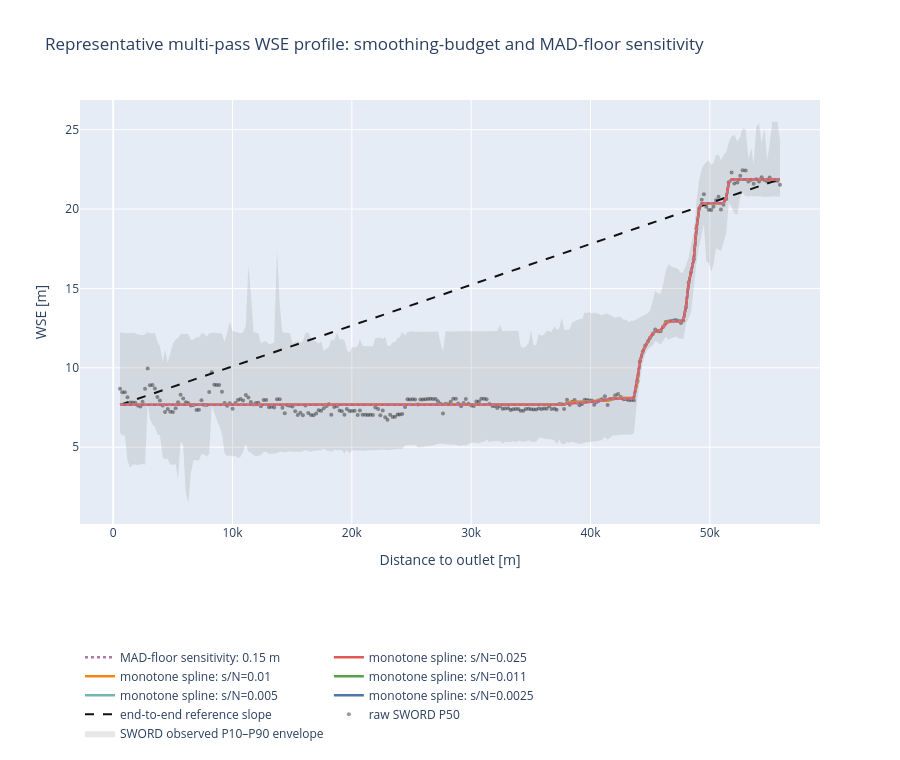

Here is the notebook cell this chart was saved with:
### Markdown cell above
### 3.4 Smoothing, uncertainty-floor, and CV sensitivity

`N` is fixed: it is the number of retained profile anchors. The tunable quantity is the
dimensionless multiplier `m = s / N`. Smaller `m` holds the spline closer to P50; larger
`m` permits more smoothing. The MAD-floor audit is deliberately shown before interpreting
any floor sensitivity: a floor below every valid MAD has no effect at all.

### Code cell
# These values span the active part of the smoothing path for Example 45.
SMOOTHING_BUDGET_MULTIPLIERS = (0.0025, 0.0050,0.011, 0.0100, 0.0250, )
MAD_FLOOR_SENSITIVITY_M = (0.05, 0.15, 0.50)

raw_mad = pd.to_numeric(profile_table['wse_obs_mad'], errors='coerce').to_numpy(float)
valid_mad = np.isfinite(raw_mad) & (raw_mad > 0)
if not valid_mad.any():
    raise RuntimeError('No positive SWORD WSE-MAD values are available for the floor audit.')
mad_floor_audit = pd.DataFrame([
    {
        'mad_floor_m': floor_m,
        'n_profile_anchors': len(raw_mad),
        'n_below_floor': int(np.sum(valid_mad & (raw_mad < floor_m))),
        'fraction_below_floor': float(np.mean(valid_mad & (raw_mad < floor_m))),
        'minimum_observed_mad_m': float(np.nanmin(raw_mad[valid_mad])),
        'median_observed_mad_m': float(np.nanmedian(raw_mad[valid_mad])),
    }
    for floor_m in MAD_FLOOR_SENSITIVITY_M
])
print('MAD-floor audit: a zero count means that floor cannot affect any current profile weight.')
display(mad_floor_audit)

def fitted_smoothed_monotone_profile(mad_floor_m, smoothing_budget_multiplier):
    weights, _ = clipped_profile_weights(profile_table, mad_floor_m=mad_floor_m)
    fitted_spline = UnivariateSpline(
        candidate_q, candidate_y, w=weights,
        s=len(candidate_y) * smoothing_budget_multiplier,
    )
    spline_values = fitted_spline(candidate_q)
    return weighted_pava_increasing(spline_values, weights), float(fitted_spline.get_residual())

smoothing_sensitivity_profiles = {}
smoothing_sensitivity_records = []
for multiplier in SMOOTHING_BUDGET_MULTIPLIERS:
    label = f's/N={multiplier:g}; MAD floor={PROFILE_MAD_FLOOR_M:g} m'
    fitted, spline_residual = fitted_smoothed_monotone_profile(PROFILE_MAD_FLOOR_M, multiplier)
    smoothing_sensitivity_profiles[label] = fitted
    audit = profile_fit_audit(label, fitted)
    requested_budget = len(candidate_y) * multiplier
    audit.update({
        'smoothing_budget_s_over_N': multiplier, 'mad_floor_m': PROFILE_MAD_FLOOR_M,
        'requested_weighted_residual_budget': requested_budget, 'achieved_spline_weighted_residual': spline_residual,
        'spline_saturated_at_maximum_smoothing': bool(spline_residual < 0.999 * requested_budget),
    })
    smoothing_sensitivity_records.append(audit)

# Only show alternative MAD-floor curves when at least one retained node is affected.
for floor_m in MAD_FLOOR_SENSITIVITY_M:
    affected = int(mad_floor_audit.loc[mad_floor_audit['mad_floor_m'].eq(floor_m), 'n_below_floor'].iloc[0])
    if np.isclose(floor_m, PROFILE_MAD_FLOOR_M) or affected == 0:
        continue
    label = f's/N=0.025; MAD floor={floor_m:g} m'
    fitted, spline_residual = fitted_smoothed_monotone_profile(floor_m, 0.025)
    smoothing_sensitivity_profiles[label] = fitted
    audit = profile_fit_audit(label, fitted)
    requested_budget = len(candidate_y) * 0.025
    audit.update({
        'smoothing_budget_s_over_N': 0.025, 'mad_floor_m': floor_m,
        'requested_weighted_residual_budget': requested_budget, 'achieved_spline_weighted_residual': spline_residual,
        'spline_saturated_at_maximum_smoothing': bool(spline_residual < 0.999 * requested_budget),
    })
    smoothing_sensitivity_records.append(audit)

smoothing_sensitivity_audit = pd.DataFrame(smoothing_sensitivity_records)
display(smoothing_sensitivity_audit.sort_values(['mad_floor_m', 'smoothing_budget_s_over_N']))

sensitivity_fig = go.Figure()
if {'wse_obs_p10', 'wse_obs_p90'}.issubset(profile_table.columns):
    sensitivity_fig.add_scatter(x=candidate_x, y=profile_table['wse_obs_p10'], mode='lines', line={'width': 0}, showlegend=False, hoverinfo='skip')
    sensitivity_fig.add_scatter(
        x=candidate_x, y=profile_table['wse_obs_p90'], mode='lines', line={'width': 0},
        fill='tonexty', fillcolor='rgba(120, 120, 120, 0.18)', name='SWORD observed P10–P90 envelope',
    )
sensitivity_fig.add_scatter(x=candidate_x, y=candidate_y, mode='markers', marker={'size': 4, 'color': 'rgba(30, 30, 30, 0.45)'}, name='raw SWORD P50')
sensitivity_fig.add_scatter(x=candidate_x, y=candidate_profile_table['network_end_to_end_reference'], mode='lines', line={'color': '#111111', 'dash': 'dash', 'width': 2}, name='end-to-end reference slope')
palette = ['#4C78A8', '#72B7B2', '#54A24B', '#F58518', '#E45756']
for index, multiplier in enumerate(SMOOTHING_BUDGET_MULTIPLIERS):
    label = f's/N={multiplier:g}; MAD floor={PROFILE_MAD_FLOOR_M:g} m'
    sensitivity_fig.add_scatter(
        x=candidate_x, y=smoothing_sensitivity_profiles[label], mode='lines',
        line={'color': palette[index], 'width': 2.4}, name=f'monotone spline: s/N={multiplier:g}',
    )
for label, fitted in smoothing_sensitivity_profiles.items():
    if not label.startswith('s/N=0.025;'):
        continue
    floor_m = float(label.split('MAD floor=')[1].split(' m')[0])
    sensitivity_fig.add_scatter(
        x=candidate_x, y=fitted, mode='lines', line={'color': '#B279A2', 'dash': 'dot', 'width': 2.4},
        name=f'MAD-floor sensitivity: {floor_m:g} m',
    )
sensitivity_fig.update_layout(
    title='Representative multi-pass WSE profile: smoothing-budget and MAD-floor sensitivity',
    xaxis_title='Distance to outlet [m]', yaxis_title='WSE [m]',
    legend={'orientation': 'h', 'y': -0.28}, height=760,
)
sensitivity_fig.show()

### Figure 1 — Plotly figure (JSON) as saved in the notebook; plotly's stock layout.template omitted (floating-point values rounded to 4 significant figures; data arrays with more than 128 entries replaced by an {"elided": "..."} marker saying what was removed)
{"data": [{"hoverinfo": "skip", "line": {"width": 0}, "mode": "lines", "showlegend": false, "type": "scatter", "x": {"elided": "257 float values"}, "y": {"elided": "257 float values"}}, {"fill": "tonexty", "fillcolor": "rgba(120, 120, 120, 0.18)", "line": {"width": 0}, "mode": "lines", "name": "SWORD observed P10–P90 envelope", "type": "scatter", "x": {"elided": "257 float values"}, "y": {"elided": "257 float values"}}, {"marker": {"color": "rgba(30, 30, 30, 0.45)", "size": 4}, "mode": "markers", "name": "raw SWORD P50", "type": "scatter", "x": {"elided": "257 float values"}, "y": {"elided": "257 float values"}}, {"line": {"color": "#111111", "dash": "dash", "width": 2}, "mode": "lines", "name": "end-to-end reference slope", "type": "scatter", "x": {"elided": "257 float values"}, "y": {"elided": "257 float values"}}, {"line": {"color": "#4C78A8", "width": 2.4}, "mode": "lines", "name": "monotone spline: s/N=0.0025", "type": "scatter", "x": {"elided": "257 float values"}, "y": {"elided": "257 float values"}}, {"line": {"color": "#72B7B2", "width": 2.4}, "mode": "lines", "name": "monotone spline: s/N=0.005", "type": "scatter", "x": {"elided": "257 float values"}, "y": {"elided": "257 float values"}}, {"line": {"color": "#54A24B", "width": 2.4}, "mode": "lines", "name": "monotone spline: s/N=0.011", "type": "scatter", "x": {"elided": "257 float values"}, "y": {"elided": "257 float values"}}, {"line": {"color": "#F58518", "width": 2.4}, "mode": "lines", "name": "monotone spline: s/N=0.01", "type": "scatter", "x": {"elided": "257 float values"}, "y": {"elided": "257 float values"}}, {"line": {"color": "#E45756", "width": 2.4}, "mode": "lines", "name": "monotone spline: s/N=0.025", "type": "scatter", "x": {"elided": "257 float values"}, "y": {"elided": "257 float values"}}, {"line": {"color": "#B279A2", "dash": "dot", "width": 2.4}, "mode": "lines", "name": "MAD-floor sensitivity: 0.15 m", "type": "scatter", "x": {"elided": "257 float values"}, "y": {"elided": "257 float values"}}], "layout": {"height": 760, "legend": {"orientation": "h", "y": -0.28}, "title": {"text": "Representative multi-pass WSE profile: smoothing-budget and MAD-floor sensitivity"}, "xaxis": {"title": {"text": "Distance to outlet [m]"}}, "yaxis": {"title": {"text": "WSE [m]"}}}}
